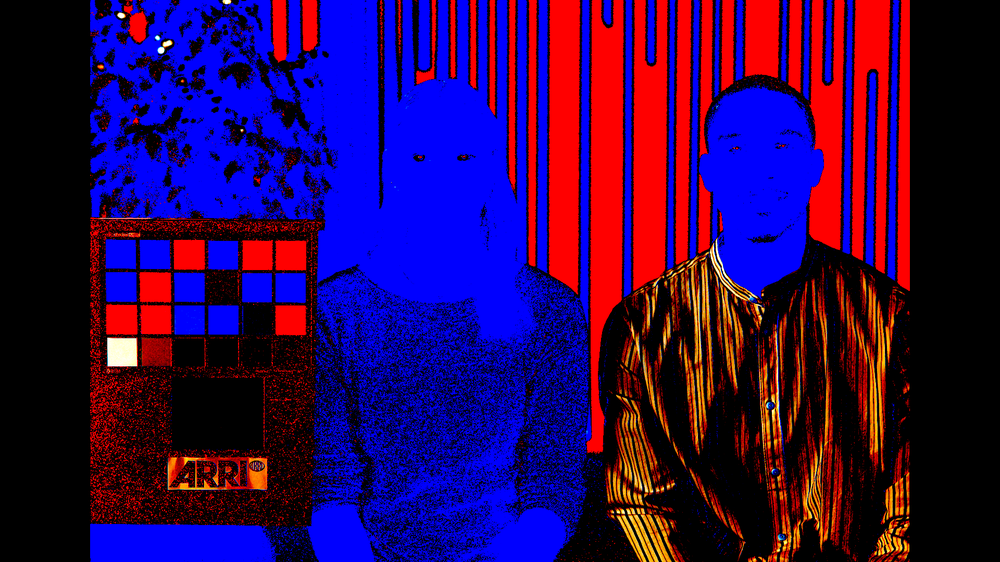
#> input picture test_image/converted_gainmap/HDR_ACES20_P3D65PQ1K00_LUT_gainmap.png, 1000 x 562 px, shrunk from 1920 x 1080 before the run; its folder holds only this picture in this run
$ python HDR_ISOGainMap.py test_image/converted_gainmap/HDR_ACES20_P3D65PQ1K00_LUT_gainmap.png
#> lines starting #> are read from the running program, lines starting #| are printed output that depends on the picture
#> in convert_to_avif_gainmap, img_p3_pq_U16 is the input picture: shape (562, 1000, 3); mean B, G, R 82.7, 4.3, 46
#!/usr/bin/env python3

import os
import subprocess
import sys
import numpy as np
import cv2
from scipy.interpolate import RegularGridInterpolator

def normalized_pq_to_absolute_nits(image_pq):
    """
    Converts Rec.2100 PQ (0-1 range) to Linear Light (0-10000 nits range).
    Standard SMPTE ST 2084 EOTF.
    """
    m1 = (2610.0 / 16384.0)
    m2 = (2523.0 / 4096.0) * 128.0
    c1 = (3424.0 / 4096.0)
    c2 = (2413.0 / 4096.0) * 32.0
    c3 = (2392.0 / 4096.0) * 32.0

    # Avoid division by zero/complex numbers
    image_pq = np.maximum(image_pq, 0.0)

    num = np.maximum(image_pq**(1.0/m2) - c1, 0.0)
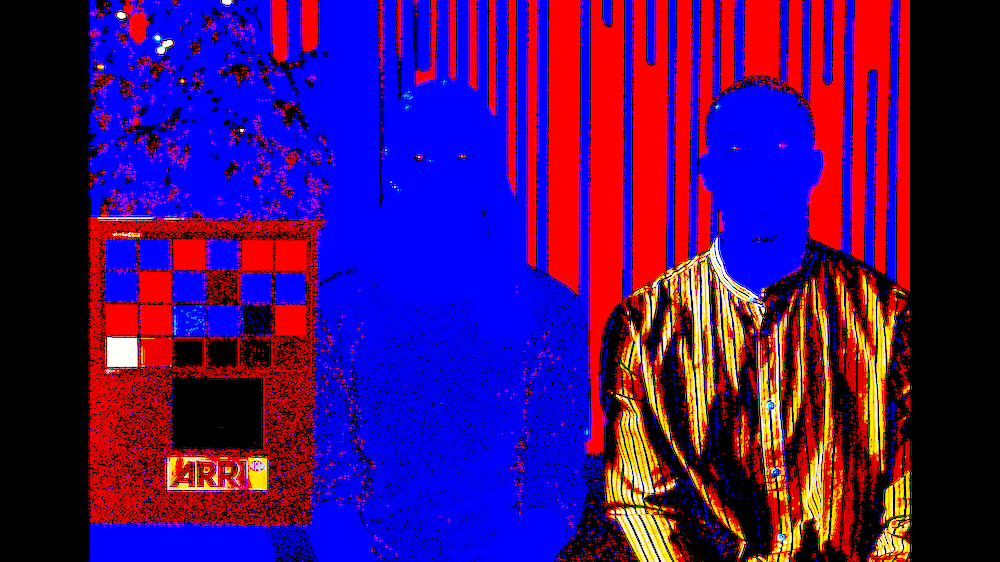
#> num: shape (562, 1000, 3) float32; mean of channels 0, 1, 2 0.0398, 0.00426, 0.0259; drawn with min black and max white
    den = c2 - c3 * (image_pq**(1.0/m2))
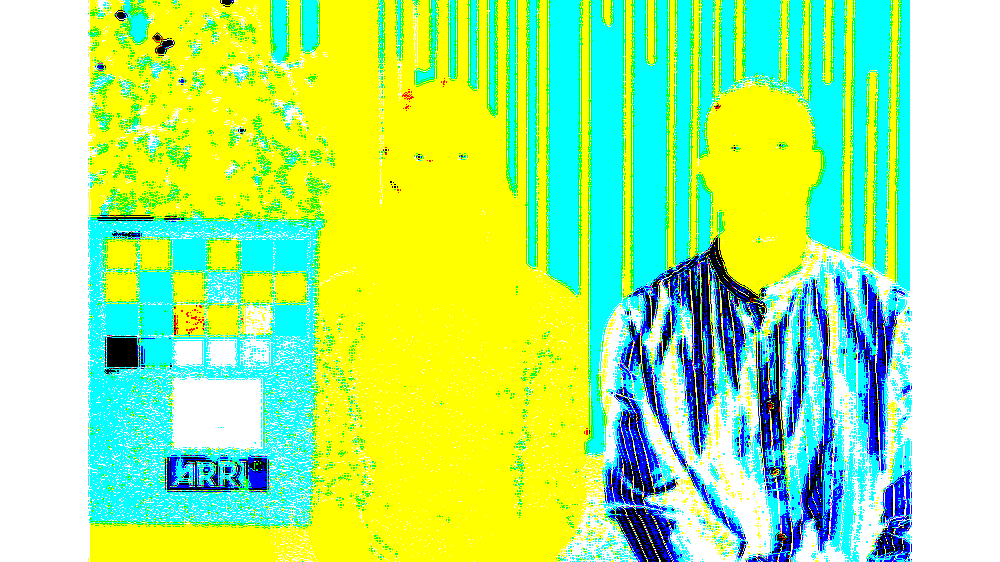
#> den: shape (562, 1000, 3) float32; mean of channels 0, 1, 2 10.85, 17.89, 13.32; drawn with min black and max white

    linear = (num / den) ** (1.0/m1)
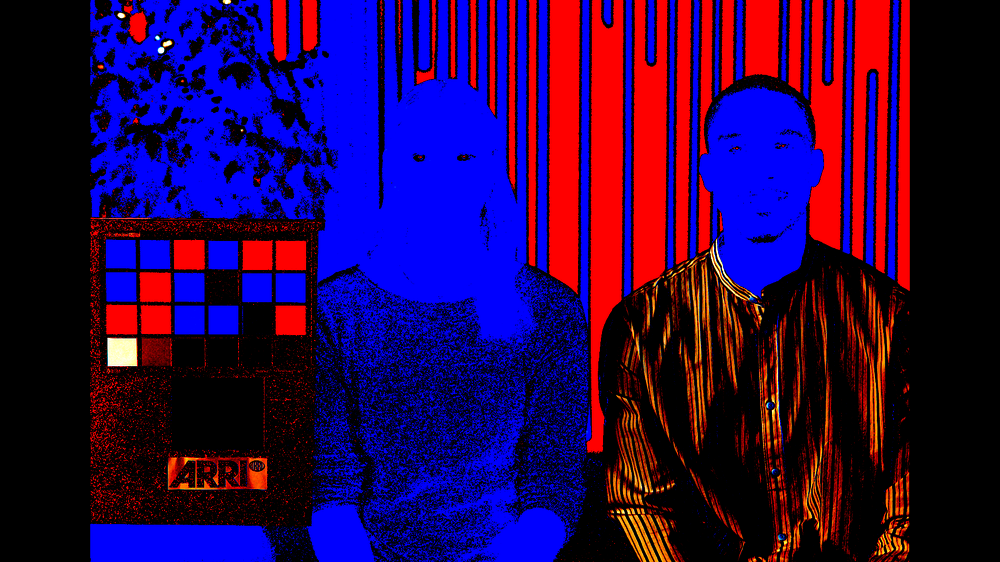
#> linear: shape (562, 1000, 3) float32; mean of channels 0, 1, 2 1.28e-08, 4.63e-10, 6.88e-09; drawn with min black and max white
    return linear * 10000.0  # Scale to absolute nits

# [98 lines left out: functions read_cube_lut, apply_lut, export_gain_map_png, not called in this run]


def convert_to_avif_gainmap(input_file, output_file):

    str_filepath_sdr_srgb_from_LUT = f"temp_sdr_{os.getpid()}.tif"

    try:
        # ====================================================================
        # DATA FLOW: Image Loading and Transformation Pipeline
        # ====================================================================
        # input_file (string: file path to 16-bit TIFF)
        #     ↓ cv2.imread(IMREAD_UNCHANGED)
        # img_p3_pq (uint16: 0-65535, "unsigned quantized")
        #     ↓ astype(float32) / 65535.0
        # img_P3_linear_absolute_nits (float32: 0-10000, "P3 D65 absolute luminance")
        # ====================================================================

        img_p3_pq_U16 = cv2.imread(input_file, cv2.IMREAD_UNCHANGED)
        if img_p3_pq_U16 is None:
            raise ValueError(f"Could not read converted image: {input_file}")
        img_p3_pq_normalized_float = img_p3_pq_U16.astype(np.float32) / 65535.0
        img_P3_linear_absolute_nits = normalized_pq_to_absolute_nits(img_p3_pq_normalized_float)
        hdr_max_nits = np.max(img_P3_linear_absolute_nits)
#> hdr_max_nits = 0.000428
        print(f"  HDR Max Nits: {hdr_max_nits:.2f}")
#|   HDR Max Nits: 0.00


        # Generate SDR using ACES LUT
        lut_filename = "ACES20_P3D65PQ1000D60_to_sRGBPW.cube"
        script_dir = os.path.dirname(os.path.abspath(__file__))
        lut_path = os.path.join(script_dir, lut_filename)

        if os.path.exists(lut_path):
            print(f"  Applying LUT for SDR base: {lut_filename}")
            lut_3d = read_cube_lut(lut_path)

            # Apply LUT (P3 PQ → sRGB gamma), convert to float32, and clip
            img_sdr_srgb_normalized_float = np.clip(apply_lut(img_p3_pq_normalized_float, lut_3d).astype(np.float32), 0, 1)

            # Save SDR temp file for Swift conversion
            cv2.imwrite(str_filepath_sdr_srgb_from_LUT, img_sdr_srgb_normalized_float)

            # Calculate Headroom
            sdr_linear_display = np.where(img_sdr_srgb_normalized_float <= 0.04045,
                                     img_sdr_srgb_normalized_float / 12.92,
                                     ((img_sdr_srgb_normalized_float + 0.055) / 1.055) ** 2.4)
            sdr_white_nits = 203.0
            img_sRGB_linear_absolute_nits = sdr_linear_display * sdr_white_nits

            # Calculate HDR luminance per pixel (BGR order in OpenCV)
            lum_hdr = 0.2126 * img_P3_linear_absolute_nits[:,:,2] + 0.7152 * img_P3_linear_absolute_nits[:,:,1] + 0.0722 * img_P3_linear_absolute_nits[:,:,0]

            # Calculate SDR luminance per pixel (BGR order in OpenCV)
            lum_sdr = 0.2126 * img_sRGB_linear_absolute_nits[:,:,2] + 0.7152 * img_sRGB_linear_absolute_nits[:,:,1] + 0.0722 * img_sRGB_linear_absolute_nits[:,:,0]

            # Prevent division by zero: replace any values < 1e-6 with 1e-6
            sdr_safe = np.maximum(lum_sdr, 1e-6)

            # Calculate gain ratio per pixel: HDR luminance / SDR luminance
            # Result is a 2D array where each element is the gain ratio for that pixel
            gain_ratio = lum_hdr / sdr_safe

            # Find the maximum gain ratio across ***ALL pixels***
            # This represents the worst-case gain needed anywhere in the image
            estimated_headroom = np.max(gain_ratio)
            estimated_headroom = max(estimated_headroom, 1.0)

            print(f"  Estimated Headroom: {estimated_headroom:.2f} ({np.log2(estimated_headroom):.2f} stops)")

            # Export gain map as PNG for visualization (LUT version only)
            output_dir = os.path.dirname(output_file)
            output_basename = os.path.splitext(os.path.basename(output_file))[0]
            gainmap_png_path = os.path.join(output_dir, f"{output_basename}_gainmap.png")
            export_gain_map_png(img_P3_linear_absolute_nits, img_sRGB_linear_absolute_nits, estimated_headroom, gainmap_png_path)

        else:
            print(f"  ⚠ LUT not found: {lut_filename}.")
#> (the run stopped early here; a loop or call above may not have finished)

$ run again, on test_image/converted_gainmap/HDR_ACES20_P3D65PQ1K01_Swift_gainmap.png
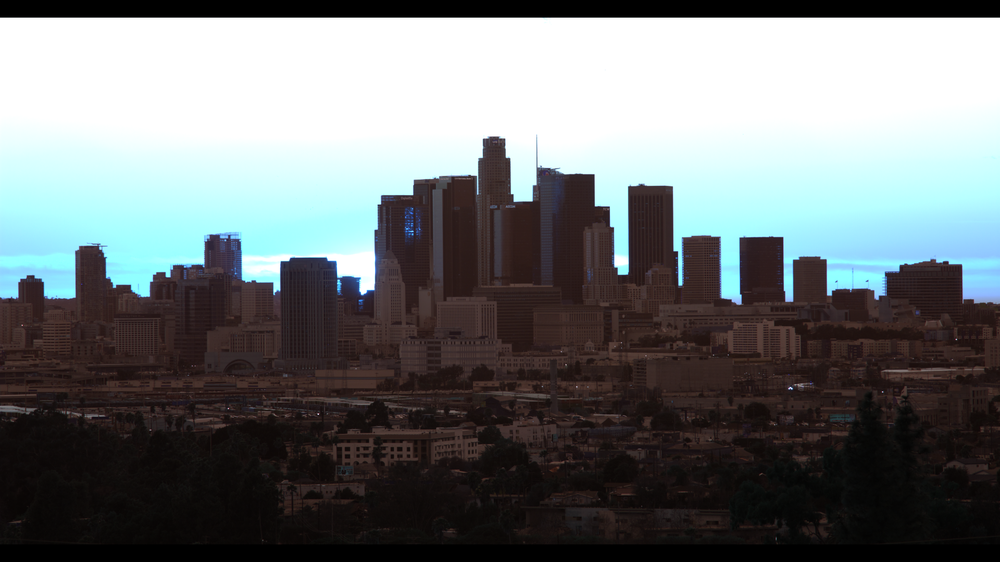
#> input picture test_image/converted_gainmap/HDR_ACES20_P3D65PQ1K01_Swift_gainmap.png, 1000 x 562 px, shrunk from 1920 x 1080 before the run
#> in convert_to_avif_gainmap, img_p3_pq_U16 is the input picture: shape (562, 1000, 3); mean B, G, R 117.8, 117, 112.1
#> in normalized_pq_to_absolute_nits, `den = c2 - c3 * (image_pq**(1.0/m2))`:
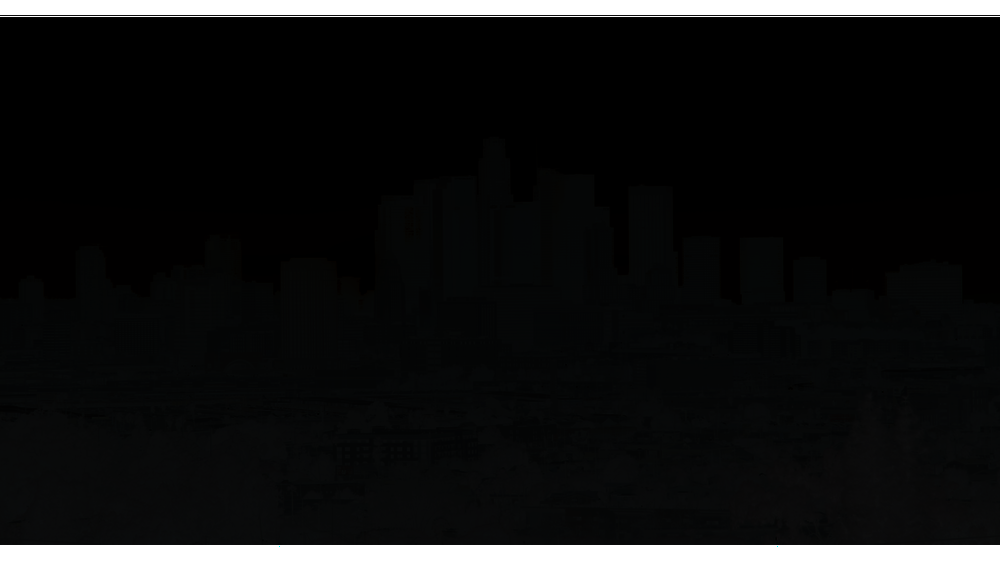
#> den: shape (562, 1000, 3) float32; mean of channels 0, 1, 2 2.75, 2.74, 2.72; drawn with min black and max white
#> in normalized_pq_to_absolute_nits, `linear = (num / den) ** (1.0/m1)`:
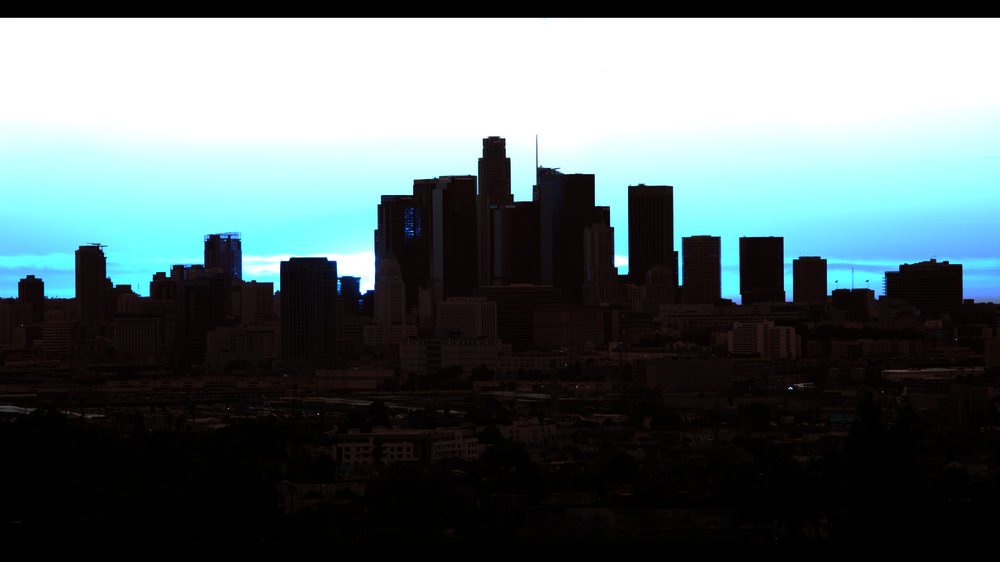
#> linear: shape (562, 1000, 3) float32; mean of channels 0, 1, 2 1.79e-08, 1.76e-08, 1.54e-08; drawn with min black and max white
#> hdr_max_nits = 0.000428
#|   HDR Max Nits: 0.00

$ run again, on test_image/converted_gainmap/HDR_ACES20_P3D65PQ1K02_LUT_gainmap.png
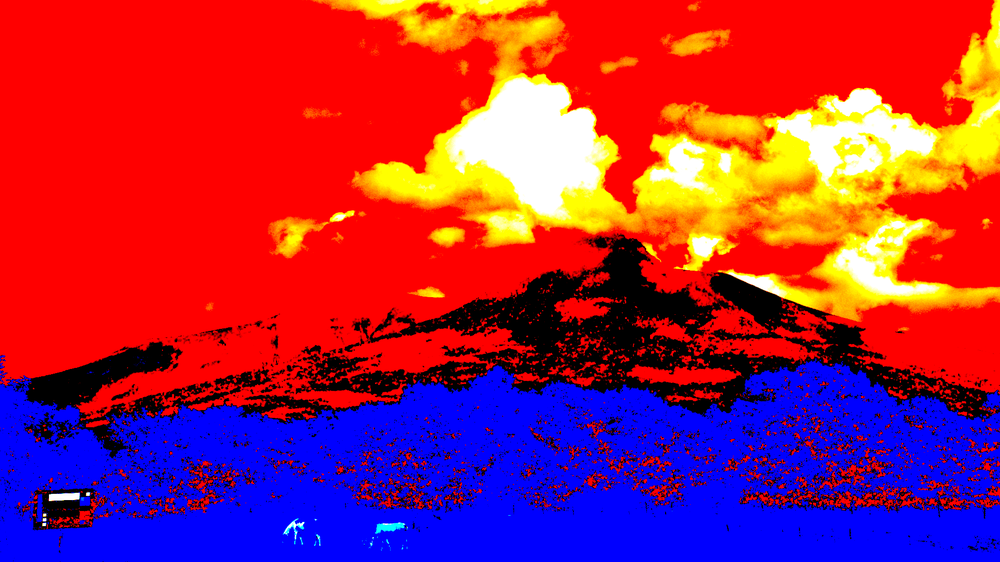
#> input picture test_image/converted_gainmap/HDR_ACES20_P3D65PQ1K02_LUT_gainmap.png, 1000 x 562 px, shrunk from 1920 x 1080 before the run
#> in convert_to_avif_gainmap, img_p3_pq_U16 is the input picture: shape (562, 1000, 3); mean B, G, R 74.8, 35.2, 164.6
#> in normalized_pq_to_absolute_nits, `den = c2 - c3 * (image_pq**(1.0/m2))`:
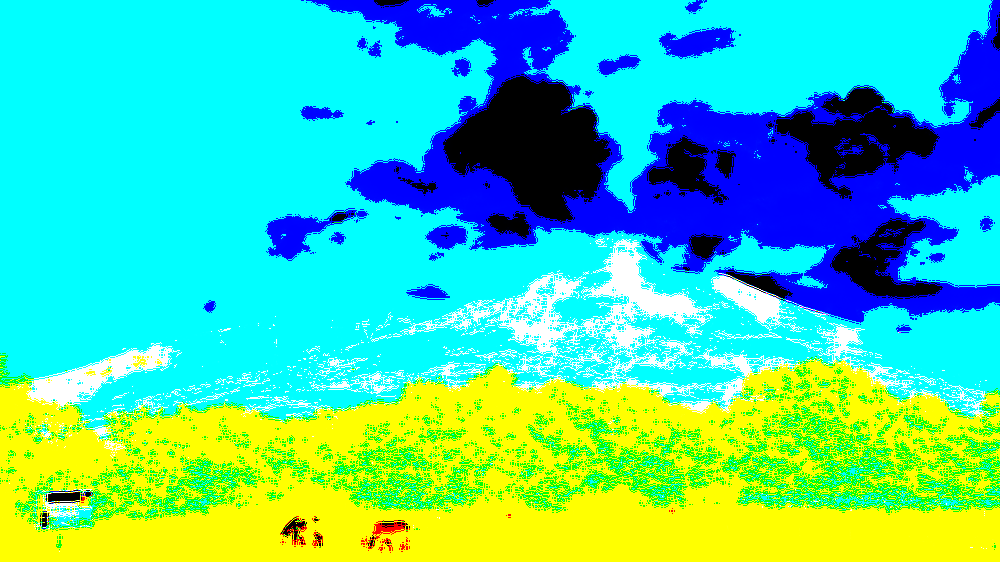
#> den: shape (562, 1000, 3) float32; mean of channels 0, 1, 2 12.94, 15.64, 6.21; drawn with min black and max white
#> in normalized_pq_to_absolute_nits, `linear = (num / den) ** (1.0/m1)`:
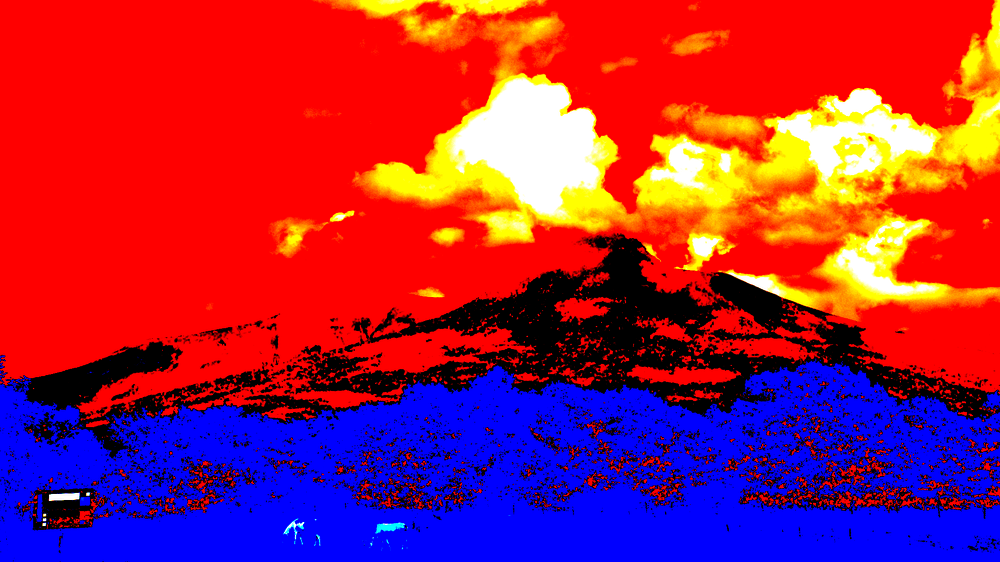
#> linear: shape (562, 1000, 3) float32; mean of channels 0, 1, 2 1.21e-08, 5.31e-09, 2.72e-08; drawn with min black and max white
#> hdr_max_nits = 0.000428
#|   HDR Max Nits: 0.00

$ run again, on test_image/converted_gainmap/HDR_ACES20_P3D65PQ1K00_Swift_gainmap.png
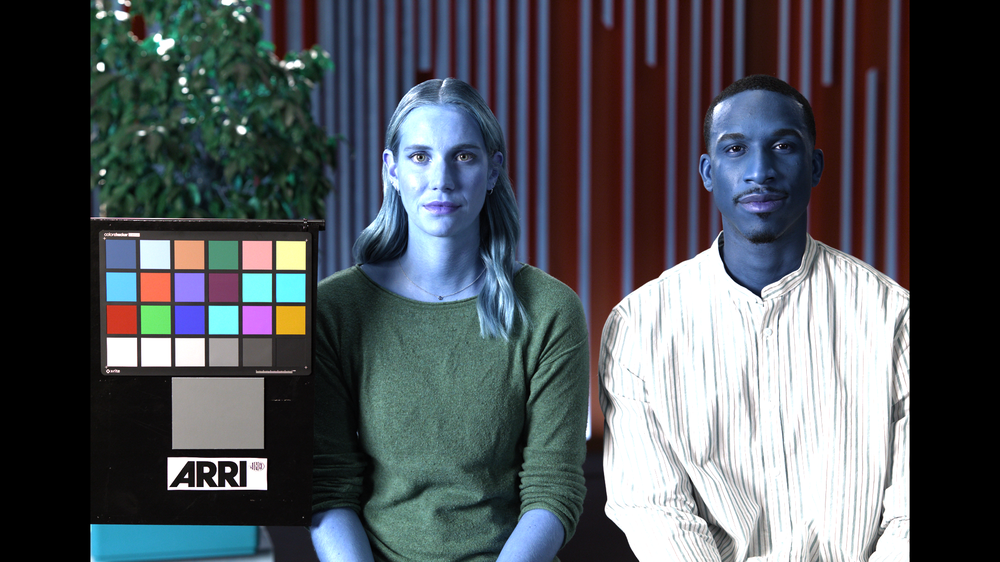
#> input picture test_image/converted_gainmap/HDR_ACES20_P3D65PQ1K00_Swift_gainmap.png, 1000 x 562 px, shrunk from 1920 x 1080 before the run
#> in convert_to_avif_gainmap, img_p3_pq_U16 is the input picture: shape (562, 1000, 3); mean B, G, R 90.7, 85.7, 80.7
#> in normalized_pq_to_absolute_nits, `den = c2 - c3 * (image_pq**(1.0/m2))`:
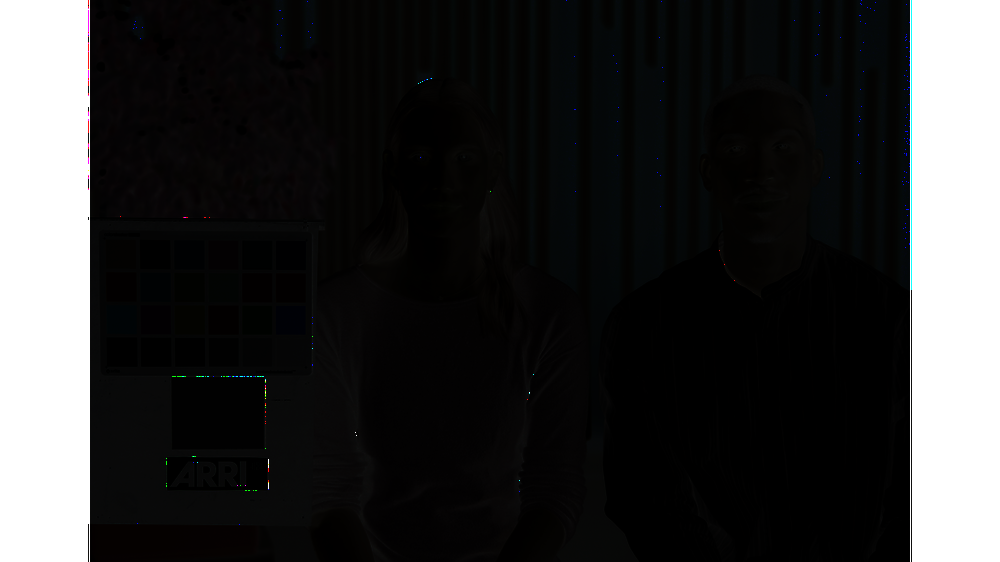
#> den: shape (562, 1000, 3) float32; mean of channels 0, 1, 2 4.79, 4.79, 4.78; drawn with min black and max white
#> in normalized_pq_to_absolute_nits, `linear = (num / den) ** (1.0/m1)`:
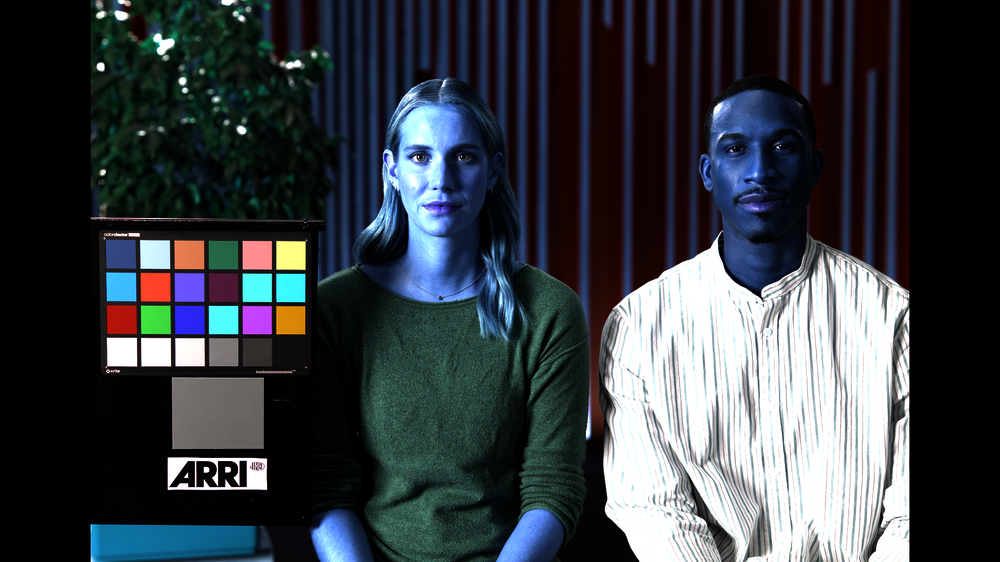
#> linear: shape (562, 1000, 3) float32; mean of channels 0, 1, 2 1.15e-08, 1.05e-08, 9.53e-09; drawn with min black and max white
#> hdr_max_nits = 0.000428
#|   HDR Max Nits: 0.00
